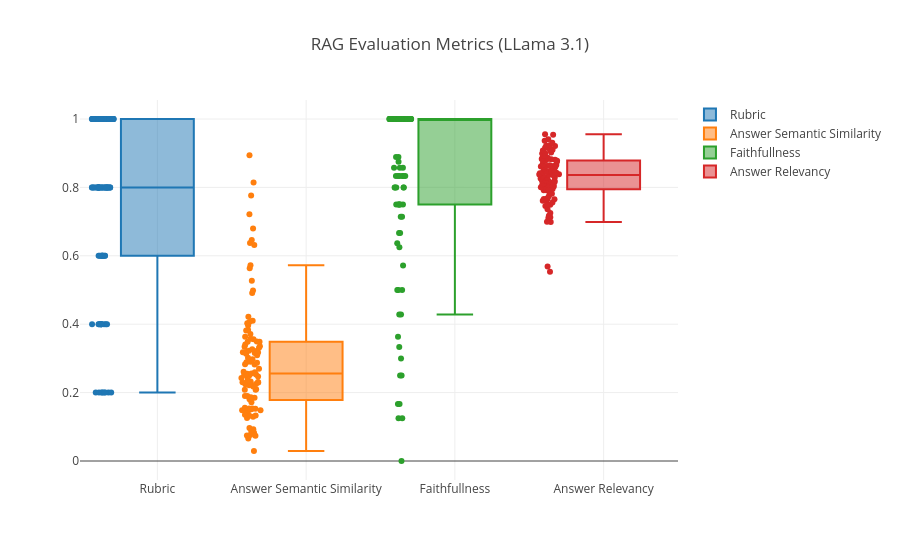

Write notebook code for a chart like this one.
### Code cell
import plotly.graph_objects as go
import plotly.io as pio
pio.templates.default = "gridon"
fig = go.Figure()
fig.update
fig.add_trace(go.Box(y=eval_df["rubric_score"], name="Rubric", boxpoints="all"))
fig.add_trace(go.Box(y=eval_df["answer_semantic_similarity"], name="Answer Semantic Similarity", boxpoints="all"))
fig.add_trace(go.Box(y=eval_df["faithfullness"], name="Faithfullness", boxpoints="all"))
fig.add_trace(go.Box(y=eval_df["answer_relevancy"], name="Answer Relevancy", boxpoints="all"))
fig.update_layout(title_text="RAG Evaluation Metrics (LLama 3.1)")
fig.show()
